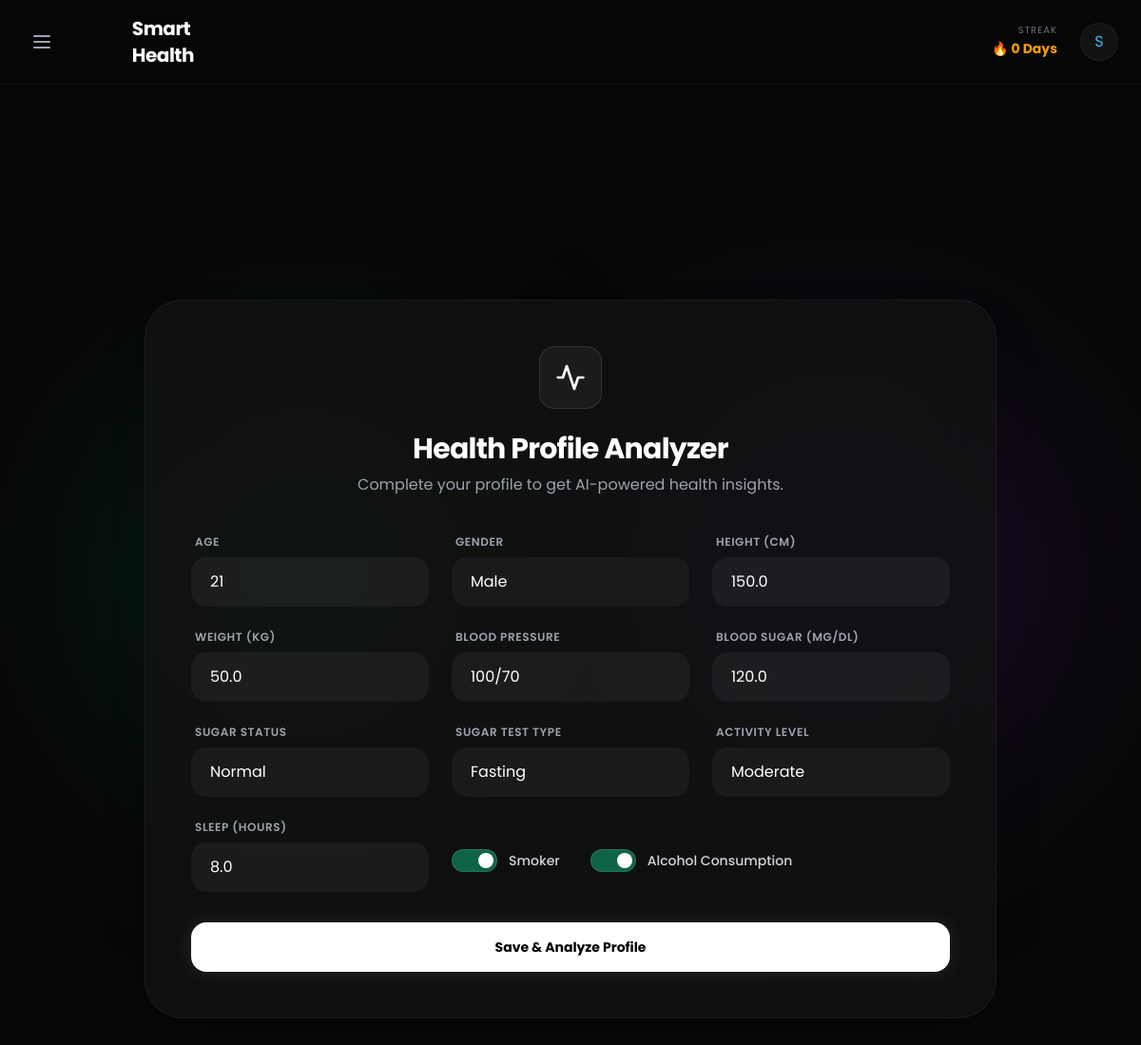
/health-profile/ (signed in), run on the app's committed database.
### healthapp/models.py (models this page shows, shortened)
class HealthProfile(models.Model):
    GENDER_CHOICES = [
        ('Male', 'Male'),
        ('Female', 'Female'),
        ('Other', 'Other'),
    ]
    ACTIVITY_LEVELS = [
        ('Low', 'Low'),
        ('Moderate', 'Moderate'),
        ('High', 'High'),
    ]
    SUGAR_STATUS_CHOICES = [
        ('Normal', 'Normal'),
        ('Prediabetes', 'Prediabetes'),
        ('Diabetes', 'Diabetes'),
    ]
    SUGAR_TEST_TYPE_CHOICES = [
        ('Fasting', 'Fasting'),
        ('Random', 'Random'),
    ]
    user = models.OneToOneField(User, on_delete=models.CASCADE)
    age = models.PositiveIntegerField()
    gender = models.CharField(max_length=10, choices=GENDER_CHOICES)
    height = models.FloatField(help_text="Height in cm")
    weight = models.FloatField(help_text="Weight in kg")
    blood_pressure = models.CharField(max_length=15)
    sugar_level = models.FloatField(help_text="mg/dL")
    sugar_status = models.CharField(max_length=15, choices=SUGAR_STATUS_CHOICES)
    sugar_test_type = models.CharField(max_length=10, choices=SUGAR_TEST_TYPE_CHOICES)
    activity_level = models.CharField(max_length=10, choices=ACTIVITY_LEVELS)
    smoker = models.BooleanField(default=False)
    alcohol = models.BooleanField(default=False)
    sleep_hours = models.FloatField(default=7.0)
    current_streak = models.PositiveIntegerField(default=0)
    last_streak_date = models.DateField(null=True, blank=True)
    total_activities_completed = models.PositiveIntegerField(default=0)
    date_created = models.DateTimeField(auto_now_add=True)

### healthapp/views.py (the view, shortened to what this page needs)
# urls.py: path('health-profile/', views.health_profile, name='health_profile'),
@login_required(login_url='login')
def health_profile(request):
    profile = HealthProfile.objects.filter(user=request.user).first()
    bmi = score = None
    feedback = ""
    recommendations = None
    return render(request, 'healthapp/health_profile.html', {
        'profile': profile,
        'bmi': bmi,
        'score': score,
        'feedback': feedback,
        'recommendations': recommendations,
    })

### healthapp/templates/healthapp/health_profile.html (shortened to what this page needs)
{% extends 'healthapp/base.html' %}
{% block content %}
<div class="fixed inset-0 -z-10 h-full w-full bg-[#070707]">
  <div
    class="absolute top-1/2 left-[10%] -translate-y-1/2 w-[400px] h-[400px] bg-emerald-600/20 rounded-full blur-[120px]">
  </div>
  <div
    class="absolute top-1/2 right-[10%] -translate-y-1/2 w-[400px] h-[400px] bg-purple-600/20 rounded-full blur-[120px]">
  </div>
</div>
<div class="flex items-center justify-center min-h-screen py-12 px-4">
  <div
    class="w-full max-w-4xl p-8 md:p-12 bg-[#121212]/80 backdrop-blur-2xl rounded-[40px] border border-white/5 shadow-2xl">
    <div class="flex flex-col items-center mb-10 text-center">
      <div class="mb-6 p-4 bg-white/5 rounded-2xl border border-white/10 text-white">
        <svg xmlns="http://www.w3.org/2000/svg" width="32" height="32" viewBox="0 0 24 24" fill="none"
          stroke="currentColor" stroke-width="2" stroke-linecap="round" stroke-linejoin="round">
          <path d="M22 12h-4l-3 9L9 3l-3 9H2" />
        </svg>
      </div>
      <h2 class="text-3xl font-bold text-white tracking-tight">Health Profile Analyzer</h2>
      <p class="mt-2 text-gray-400">Complete your profile to get AI-powered health insights.</p>
    </div>
    <form method="POST" class="space-y-8">
      <div class="grid grid-cols-1 md:grid-cols-2 lg:grid-cols-3 gap-6">
        <div class="space-y-2">
          <label class="text-xs font-semibold text-gray-400 ml-1 uppercase tracking-wider">Age</label>
          <input type="number" name="age" value="{{ profile.age|default:'' }}" required
            class="block w-full px-5 py-3.5 text-white bg-white/5 border border-white/10 rounded-2xl focus:ring-1 focus:ring-emerald-500/50 focus:border-emerald-500/50 outline-none transition-all placeholder-gray-600"
            placeholder="e.g. 25">
        </div>
        <div class="space-y-2">
          <label class="text-xs font-semibold text-gray-400 ml-1 uppercase tracking-wider">Gender</label>
          <select name="gender" required
            class="block w-full px-5 py-3.5 text-white bg-[#1a1a1a] border border-white/10 rounded-2xl focus:ring-1 focus:ring-emerald-500/50 focus:border-emerald-500/50 outline-none transition-all appearance-none cursor-pointer">
            <option value="Male" {% if profile.gender == "Male" %}selected{% endif %}>Male</option>
          </select>
        </div>
        <div class="space-y-2">
          <label class="text-xs font-semibold text-gray-400 ml-1 uppercase tracking-wider">Height (cm)</label>
          <input type="number" step="0.1" name="height" value="{{ profile.height|default:'' }}" required
            class="block w-full px-5 py-3.5 text-white bg-white/5 border border-white/10 rounded-2xl focus:ring-1 focus:ring-emerald-500/50 focus:border-emerald-500/50 outline-none transition-all placeholder-gray-600"
            placeholder="e.g. 175">
        </div>
        <div class="space-y-2">
          <label class="text-xs font-semibold text-gray-400 ml-1 uppercase tracking-wider">Weight (kg)</label>
          <input type="number" step="0.1" name="weight" value="{{ profile.weight|default:'' }}" required
            class="block w-full px-5 py-3.5 text-white bg-white/5 border border-white/10 rounded-2xl focus:ring-1 focus:ring-emerald-500/50 focus:border-emerald-500/50 outline-none transition-all placeholder-gray-600"
            placeholder="e.g. 70">
        </div>
        <div class="space-y-2">
          <label class="text-xs font-semibold text-gray-400 ml-1 uppercase tracking-wider">Blood Pressure</label>
          <input type="text" name="blood_pressure" placeholder="120/80" value="{{ profile.blood_pressure|default:'' }}"
            required
            class="block w-full px-5 py-3.5 text-white bg-white/5 border border-white/10 rounded-2xl focus:ring-1 focus:ring-emerald-500/50 focus:border-emerald-500/50 outline-none transition-all placeholder-gray-600">
        </div>
        <div class="space-y-2">
          <label class="text-xs font-semibold text-gray-400 ml-1 uppercase tracking-wider">Blood Sugar (mg/dL)</label>
          <input type="number" step="0.1" name="sugar_level" value="{{ profile.sugar_level|default:'' }}" required
            class="block w-full px-5 py-3.5 text-white bg-white/5 border border-white/10 rounded-2xl focus:ring-1 focus:ring-emerald-500/50 focus:border-emerald-500/50 outline-none transition-all placeholder-gray-600"
            placeholder="e.g. 90">
        </div>
        <div class="space-y-2">
          <label class="text-xs font-semibold text-gray-400 ml-1 uppercase tracking-wider">Sugar Status</label>
          <select name="sugar_status" required
            class="block w-full px-5 py-3.5 text-white bg-[#1a1a1a] border border-white/10 rounded-2xl focus:ring-1 focus:ring-emerald-500/50 focus:border-emerald-500/50 outline-none transition-all appearance-none cursor-pointer">
            <option value="Normal" {% if profile.sugar_status == "Normal" %}selected{% endif %}>Normal</option>
          </select>
        </div>
        <div class="space-y-2">
          <label class="text-xs font-semibold text-gray-400 ml-1 uppercase tracking-wider">Sugar Test Type</label>
          <select name="sugar_test_type" required
            class="block w-full px-5 py-3.5 text-white bg-[#1a1a1a] border border-white/10 rounded-2xl focus:ring-1 focus:ring-emerald-500/50 focus:border-emerald-500/50 outline-none transition-all appearance-none cursor-pointer">
            <option value="Fasting" {% if profile.sugar_test_type == "Fasting" %}selected{% endif %}>Fasting</option>
          </select>
        </div>
        <div class="space-y-2">
          <label class="text-xs font-semibold text-gray-400 ml-1 uppercase tracking-wider">Activity Level</label>
          <select name="activity_level" required
            class="block w-full px-5 py-3.5 text-white bg-[#1a1a1a] border border-white/10 rounded-2xl focus:ring-1 focus:ring-emerald-500/50 focus:border-emerald-500/50 outline-none transition-all appearance-none cursor-pointer">
            <option value="Moderate" {% if profile.activity_level == "Moderate" %}selected{% endif %}>Moderate</option>
          </select>
        </div>
        <div class="space-y-2">
          <label class="text-xs font-semibold text-gray-400 ml-1 uppercase tracking-wider">Sleep (hours)</label>
          <input type="number" step="0.1" name="sleep_hours" value="{{ profile.sleep_hours|default:'' }}" required
            class="block w-full px-5 py-3.5 text-white bg-white/5 border border-white/10 rounded-2xl focus:ring-1 focus:ring-emerald-500/50 focus:border-emerald-500/50 outline-none transition-all placeholder-gray-600"
            placeholder="e.g. 7.5">
        </div>
        <div class="lg:col-span-2 flex items-center space-x-8 pt-4">
          <label class="flex items-center space-x-3 cursor-pointer group">
            <div class="relative">
              <div
                class="w-12 h-6 bg-white/10 rounded-full peer-checked:bg-emerald-500/50 transition-all border border-white/10">
              </div>
              <div
                class="absolute left-1 top-1 w-4 h-4 bg-white rounded-full transition-all peer-checked:translate-x-6">
              </div>
            </div>
            <span class="text-sm font-medium text-gray-300 group-hover:text-white transition-colors">Smoker</span>
          </label>
          <label class="flex items-center space-x-3 cursor-pointer group">
            <div class="relative">
              <div
                class="w-12 h-6 bg-white/10 rounded-full peer-checked:bg-emerald-500/50 transition-all border border-white/10">
              </div>
              <div
                class="absolute left-1 top-1 w-4 h-4 bg-white rounded-full transition-all peer-checked:translate-x-6">
              </div>
            </div>
            <span class="text-sm font-medium text-gray-300 group-hover:text-white transition-colors">Alcohol
              Consumption</span>
          </label>
        </div>
      </div>
      <button type="submit"
        class="w-full py-4 text-sm font-bold text-black bg-white rounded-2xl hover:bg-gray-200 focus:outline-none transition-all transform active:scale-[0.98] shadow-[0_0_20px_rgba(255,255,255,0.1)]">
        Save & Analyze Profile
      </button>
    </form>
  </div>
</div>
{% endblock %}

### healthapp/templates/healthapp/base.html (shortened to what this page needs)
{% load static %}
<!DOCTYPE html>
<html lang="en">
<head>
    <script src="https://cdn.tailwindcss.com"></script>
    <link rel="stylesheet" href="{% static 'healthapp/style.css' %}">
</head>
<body>
    <nav class="sticky top-0 z-30 bg-[#070707]/80 backdrop-blur-md border-b border-white/5 px-6 py-4">
        <div class="max-w-7xl mx-auto flex justify-between items-center">
            <div class="flex items-center gap-4">
                <button onclick="toggleSidebar()" class="p-2 text-gray-400 hover:text-white transition-colors">
                    <svg xmlns="http://www.w3.org/2000/svg" width="24" height="24" viewBox="0 0 24 24" fill="none" stroke="currentColor" stroke-width="2" stroke-linecap="round" stroke-linejoin="round"><line x1="4" x2="20" y1="12" y2="12"></line><line x1="4" x2="20" y1="6" y2="6"></line><line x1="4" x2="20" y1="18" y2="18"></line></svg>
                </button>
                <h1 class="text-xl font-bold text-white tracking-tight">Smart Health</h1>
            </div>
            <div class="flex items-center gap-4">
                {% if profile %}
                <div class="hidden md:flex flex-col items-end mr-2">
                    <p class="text-[10px] text-gray-500 uppercase tracking-widest leading-none">Streak</p>
                    <p class="text-sm font-bold text-amber-500 mt-1">🔥 {{ profile.current_streak }} Days</p>
                </div>
                {% endif %}
                <div class="w-10 h-10 bg-white/5 rounded-full flex items-center justify-center text-sky-400 border border-white/5">
                    {{ request.user.username|slice:":1"|upper }}
                </div>
            </div>
        </div>
    </nav>
    <div class="{% block container_class %}container mx-auto px-4 py-8{% endblock %}">
        {% block content %}{% endblock %}
    </div>
</body>
</html>

### healthapp/static/healthapp/style.css (style rules this page uses)
body { font-family: 'Poppins', sans-serif; background: #070707; color: #f0f0f0; margin: 0; padding: 0; min-height: 100vh; }
input, select, button { width: 90%; padding: 12px; margin: 10px 0; border-radius: 10px; border: none; outline: none; transition: 0.3s ease; font-size: 15px; }
input, select { background: rgba(255, 255, 255, 0.08); color: #fff; }
button { background: linear-gradient(90deg, #00e6ac, #00b38f); color: #111; font-weight: bold; cursor: pointer; letter-spacing: 0.5px; transition: all 0.3s ease; }
.grid { display: grid; grid-template-columns: repeat(auto-fit, minmax(220px, 1fr)); gap: 15px; margin-top: 20px; }
label { font-size: 14px; color: #aaa; margin-bottom: 6px; display: block; }

### healthapp/templates/healthapp/base.html (style rules this page uses)
body { font-family: 'Poppins', sans-serif; -webkit-tap-highlight-color: transparent; -webkit-touch-callout: none; -webkit-user-select: none; user-select: none; padding: env(safe-area-inset-top) env(safe-area-inset-right) env(safe-area-inset-bottom) env(safe-area-inset-left); }
input, textarea, [contenteditable="true"] { -webkit-user-select: text; user-select: text; }

### data on the page
HealthProfile: current_streak "0", age "21", gender "Male", height "150.0", weight "50.0", blood_pressure "100/70", sugar_level "120.0", sugar_status "Normal", sugar_test_type "Fasting", activity_level "Moderate", sleep_hours "8.0"

### other printed values
{{ request.user.username|slice:":1"|upper }} "S"
